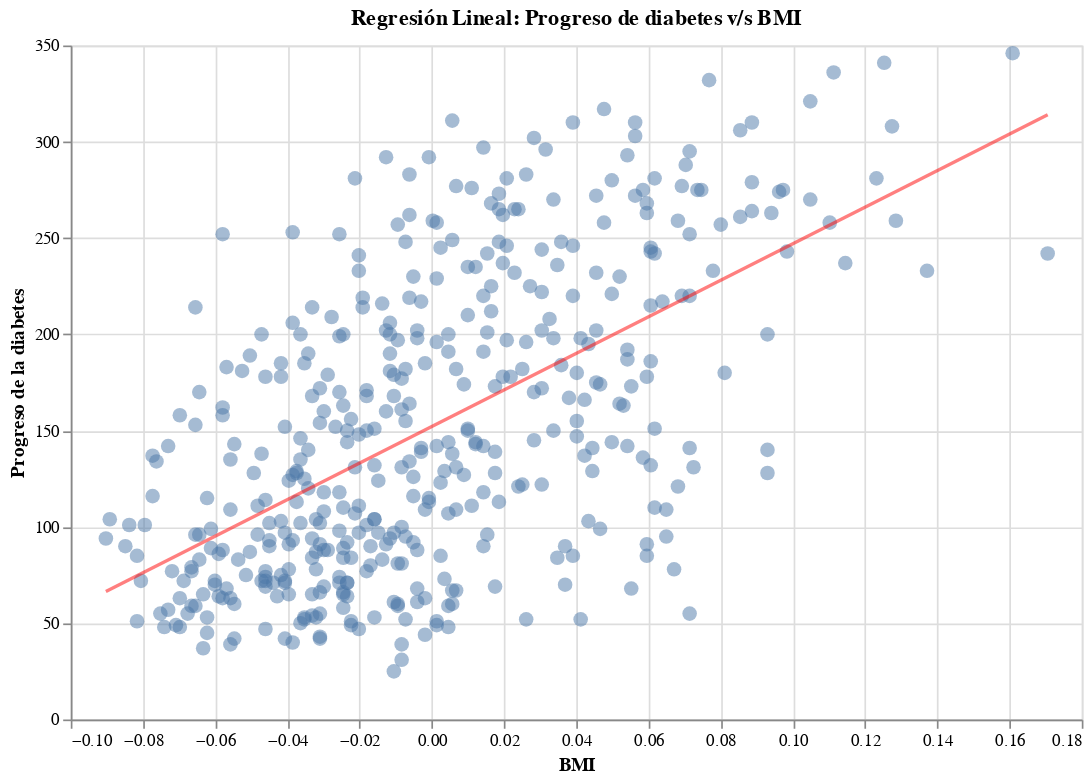

Notebook source saved alongside this figure:
### Markdown cell above
Con la feature escogida haz el siguiente gráfico:

- Scatter Plot
- Eje X: Valores de la feature escogida.
- Eje Y: Valores de la columna a predecir (target).
- En color rojo dibuja la recta correspondiente a la regresión lineal (utilizando `intercept_`y `coefs_`).
- Coloca un título adecuado, nombre de los ejes, etc.

Puedes utilizar `matplotlib` o `altair`, el que prefiera.

### Code cell
bmi_reg = LinearRegression().fit(X[:, np.newaxis, 2],y)
points = alt.Chart(diabetes_df).mark_circle(size=75, opacity=0.5).encode(
    x="bmi:Q",
    y="prog:Q"
).properties(
    width=600,
    height=400
)

reg_df = (
    diabetes_df.loc[
        lambda x: x["bmi"].isin([x["bmi"].min(), x["bmi"].max()])
        , ["bmi"]
    ].assign(regression=lambda x: bmi_reg.intercept_ + x["bmi"] * bmi_reg.coef_)
)

reg_line = alt.Chart(reg_df).mark_line(color="red", opacity=0.5).encode(
    x=alt.X("bmi:Q", title='BMI'),
    y=alt.Y("regression:Q", title='Progreso de la diabetes')
).properties(
    title='Regresión Lineal: Progreso de diabetes v/s BMI',
    width=600,
    height=400
)
points + reg_line

### Figure 1 — Vega-Lite specification as saved in the notebook (floating-point values rounded to 4 significant figures; data arrays with more than 128 entries replaced by an {"elided": "..."} marker saying what was removed)
{"$schema": "https://vega.github.io/schema/vega-lite/v3.4.0.json", "config": {"background": "white", "mark": {"tooltip": null}, "view": {"height": 300, "width": 400}}, "datasets": {"data-19f0800f83d93182e18fcd55a2acad4a": [{"bmi": -0.09028, "regression": 66.42}, {"bmi": 0.1706, "regression": 314.1}], "data-522fed31eb8dd0c5e08ec191c165ba05": {"elided": "442 records"}}, "layer": [{"data": {"name": "data-522fed31eb8dd0c5e08ec191c165ba05"}, "encoding": {"x": {"field": "bmi", "type": "quantitative"}, "y": {"field": "prog", "type": "quantitative"}}, "height": 400, "mark": {"opacity": 0.5, "size": 75, "type": "circle"}, "width": 600}, {"data": {"name": "data-19f0800f83d93182e18fcd55a2acad4a"}, "encoding": {"x": {"field": "bmi", "title": "BMI", "type": "quantitative"}, "y": {"field": "regression", "title": "Progreso de la diabetes", "type": "quantitative"}}, "height": 400, "mark": {"color": "red", "opacity": 0.5, "type": "line"}, "title": "Regresión Lineal: Progreso de diabetes v/s BMI", "width": 600}]}
